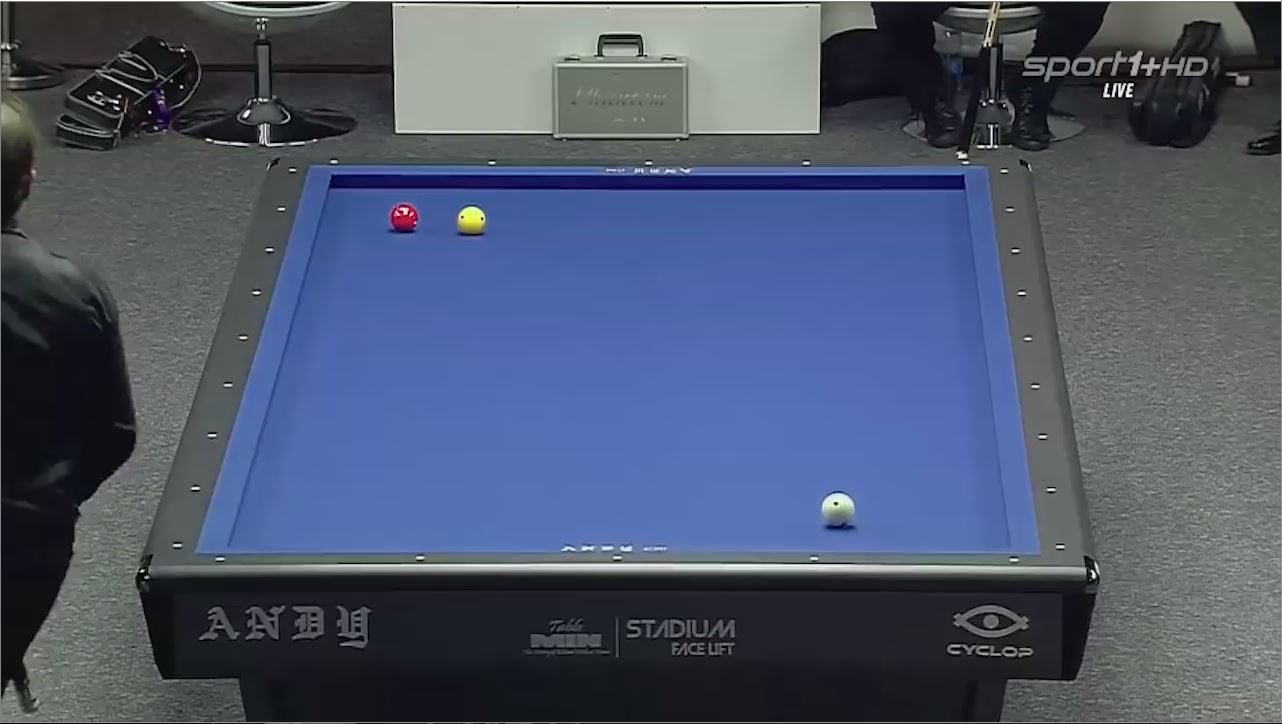
//> input picture Getting HSV/1.JPG, 1282 x 724 px
$ ./main   (built with g++ and OpenCV 4)
//> lines starting //> are read from the running program, lines starting //| are printed output that depends on the picture
#include "opencv2/highgui.hpp"
#include "opencv2/imgproc.hpp"
#include <iostream>
#include <stdio.h>
#include <fstream>

using namespace cv;
using namespace std;

const int frame_width = 1280;
const int frame_height = 720;
char window_name[30] = "HSV Segemtation";
Mat src;

static void onMouse(int event, int x, int y, int f, void*) {
	Mat image = src.clone();
	Vec3b rgb = image.at<Vec3b>(y, x);
	int B = rgb.val[0];
	int G = rgb.val[1];
	int R = rgb.val[2];

	Mat HSV;
	Mat RGB = image(Rect(x, y, 1, 1));
	cvtColor(RGB, HSV, CV_BGR2HSV);

	Vec3b hsv = HSV.at<Vec3b>(0, 0);
	int H = hsv.val[0];
	int S = hsv.val[1];
	int V = hsv.val[2];

	char name[30];
	sprintf(name, "B=%d", B);
	putText(image, name, Point(150, 40), FONT_HERSHEY_SIMPLEX, .7, Scalar(0, 255, 0), 2, 8, false);

	sprintf(name, "G=%d", G);
	putText(image, name, Point(150, 80), FONT_HERSHEY_SIMPLEX, .7, Scalar(0, 255, 0), 2, 8, false);

	sprintf(name, "R=%d", R);
	putText(image, name, Point(150, 120), FONT_HERSHEY_SIMPLEX, .7, Scalar(0, 255, 0), 2, 8, false);

	sprintf(name, "H=%d", H);
	putText(image, name, Point(25, 40), FONT_HERSHEY_SIMPLEX, .7, Scalar(0, 255, 0), 2, 8, false);

	sprintf(name, "S=%d", S);
	putText(image, name, Point(25, 80), FONT_HERSHEY_SIMPLEX, .7, Scalar(0, 255, 0), 2, 8, false);

	sprintf(name, "V=%d", V);
	putText(image, name, Point(25, 120), FONT_HERSHEY_SIMPLEX, .7, Scalar(0, 255, 0), 2, 8, false);

	sprintf(name, "X=%d", x);
	putText(image, name, Point(25, 300), FONT_HERSHEY_SIMPLEX, .7, Scalar(0, 0, 255), 2, 8, false);

	sprintf(name, "Y=%d", y);
	putText(image, name, Point(25, 340), FONT_HERSHEY_SIMPLEX, .7, Scalar(0, 0, 255), 2, 8, false);

	//imwrite("hsv.jpg",image);
	imshow(window_name, image);
}


int main() {
	src = imread("1.jpg", 1);
//> src is the input picture: 724 rows x 1282 cols, CV_8UC3; mean B, G, R 108, 86.7, 76.9
	imshow(window_name, src);
	setMouseCallback(window_name, onMouse, 0);
	waitKey();
//> the left mouse button is pressed and released at (641, 362)
//> in onMouse, `Vec3b rgb = image.at<Vec3b>(y, x);`: rgb = [179, 107, 83]
//> in onMouse, `int B = rgb.val[0];`: B = 179
//> in onMouse, `int G = rgb.val[1];`: G = 107
//> in onMouse, `int R = rgb.val[2];`: R = 83
//> in onMouse, `Mat RGB = image(Rect(x, y, 1, 1));`: RGB = [[179, 107, 83]]
//> in onMouse, `cvtColor(RGB, HSV, CV_BGR2HSV);`: HSV = [[113, 137, 179]]
//> in onMouse, `Vec3b hsv = HSV.at<Vec3b>(0, 0);`: hsv = [113, 137, 179]
//> in onMouse, `int H = hsv.val[0];`: H = 113
//> in onMouse, `int S = hsv.val[1];`: S = 137
//> in onMouse, `int V = hsv.val[2];`: V = 179
//> in onMouse, `sprintf(name, "B=%d", B);`: name = "B=179"
//> in onMouse, `sprintf(name, "G=%d", G);`: name = "G=107"
//> in onMouse, `sprintf(name, "R=%d", R);`: name = "R=83"
//> in onMouse, `sprintf(name, "H=%d", H);`: name = "H=113"
//> in onMouse, `sprintf(name, "S=%d", S);`: name = "S=137"
//> in onMouse, `sprintf(name, "V=%d", V);`: name = "V=179"
//> in onMouse, `sprintf(name, "X=%d", x);`: name = "X=641"
//> in onMouse, `sprintf(name, "Y=%d", y);`: name = "Y=362"
//> in onMouse, `putText(image, name, Point(25, 340), FONT_HERSHEY_SIMPLEX, .7, Scalar(..`:
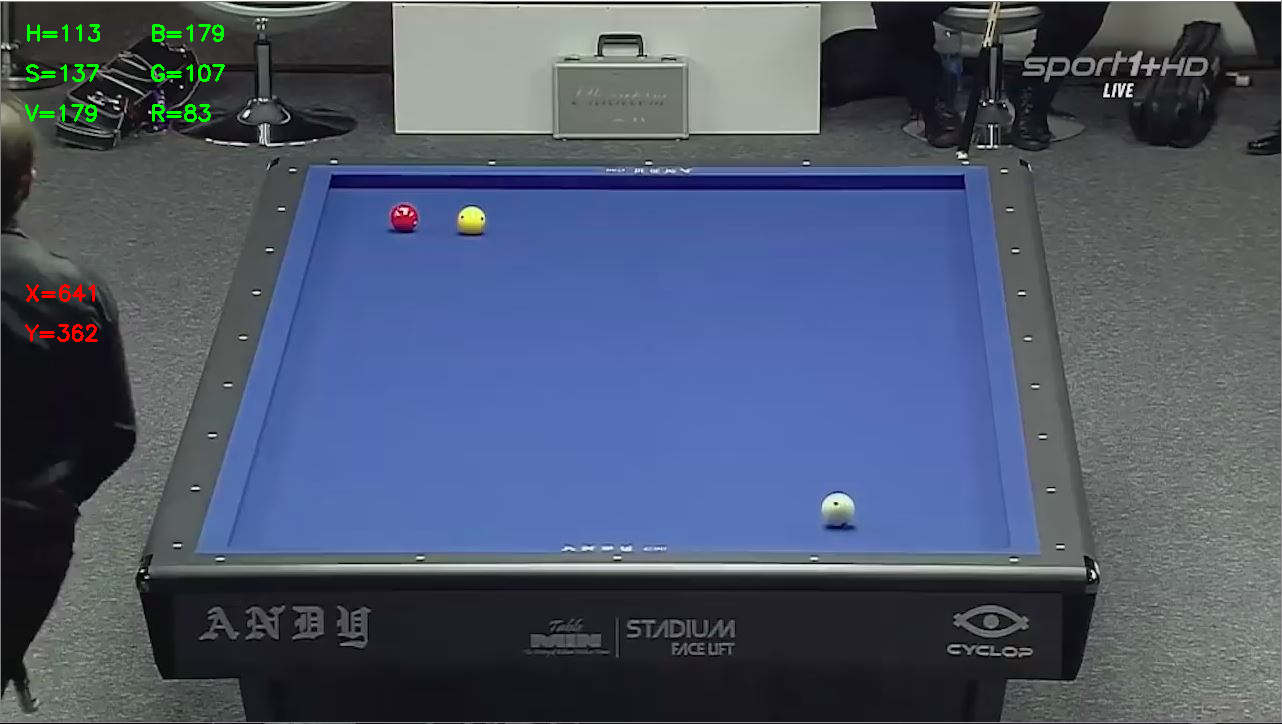
//> image: 724 rows x 1282 cols, CV_8UC3; mean B, G, R 107.8, 87.3, 77
}
